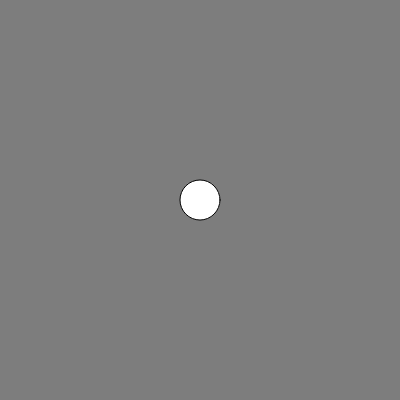
Frame 1 (no input)
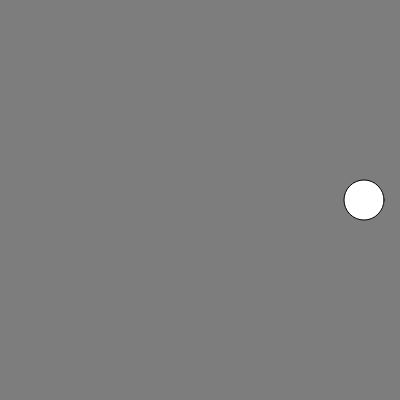
Frame 60 (no input)
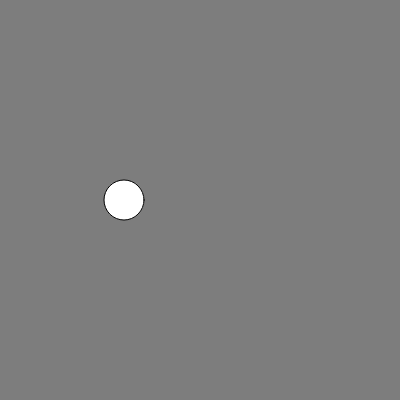
Frame 120 (the mouse pressed at the canvas centre since frame 60)

The p5.js sketch that drew these frames (run headless with seeded random() and noise() and a simulated clock; from frame 60 on, the mouse is pressed at the canvas centre):

// p5.js sketch
// ── sketch.js
let x = 200;
let speed = 4;
let diameter = 40;

function setup() {
  createCanvas(400, 400);
}

function draw() {
  background(125);
  ellipse(x, height/2, 40);
  if (x >= width || x<=0) {
    speed = speed * -1;
  }
  // if (x <= 0) {
  //   speed = speed * -1;
  // }
  x = x + speed;
}

// function dance() {
//   let animation = frameCount;
//   rect(animation, 200, 10, 10);
//   console.log("We Dance");
//   if (frameCount > 200) {
//     let animation = frameCount *-1 ;
//     console.log("We Animate");
//   }
// }
